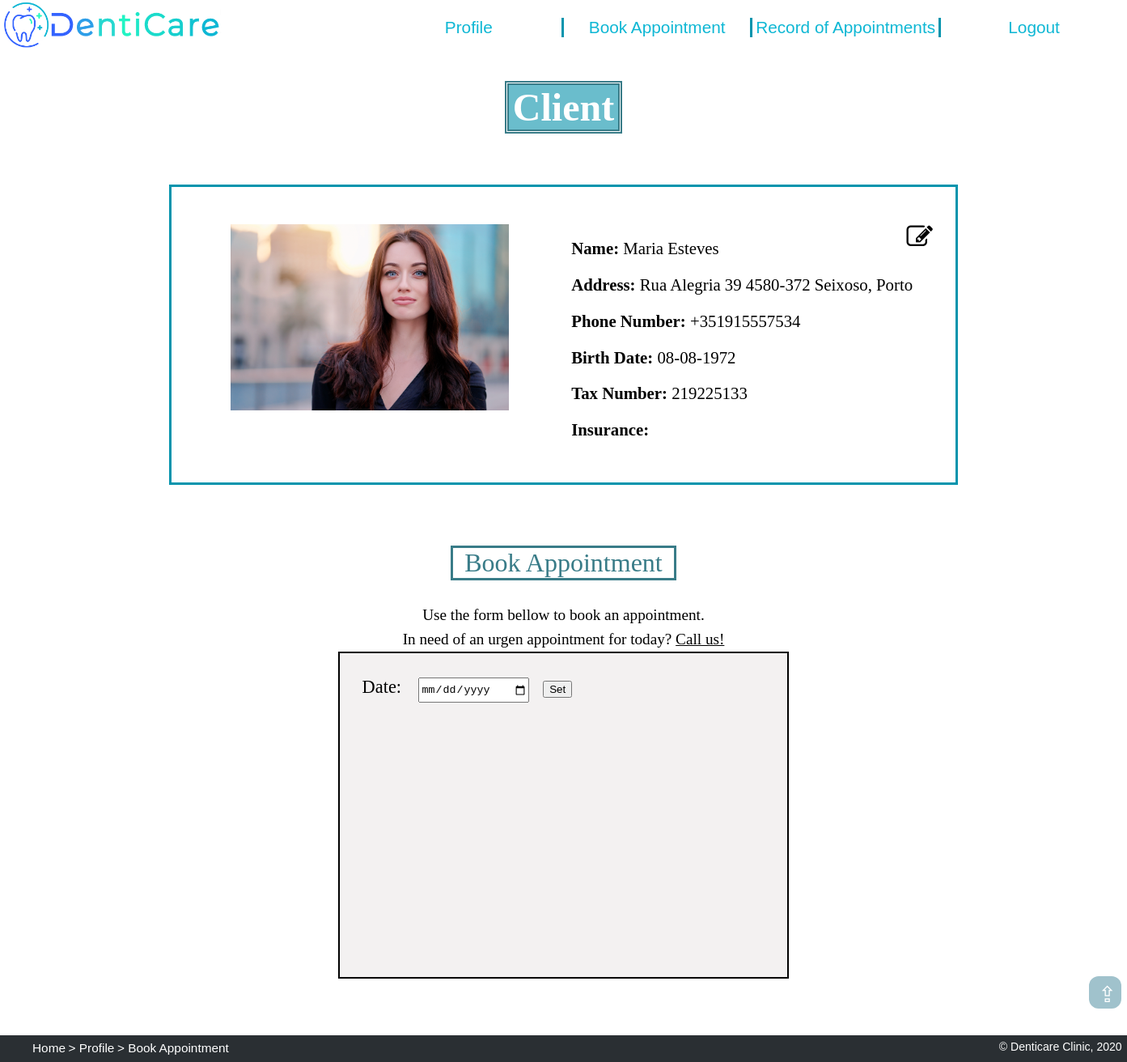
Page /client.php (signed in) on the committed database.
### tables this page shows
CREATE TABLE client (
    id integer PRIMARY KEY REFERENCES person,
    birth_date text NOT NULL, -- format dd-mm-yyyy
    tax_number integer UNIQUE,
    insurance_code integer REFERENCES insurance
);

CREATE TABLE person (
    id integer PRIMARY KEY AUTOINCREMENT,
    name text NOT NULL,
    address text,
    phone_number text NOT NULL, -- e.g. +351935556768
    username text NOT NULL UNIQUE,
    password text NOT NULL
);

### database/client_db.php (called while the page is built, shortened)
<?php
    function getClientInfo($id) {
        global $dbh;
        $stmt = $dbh->prepare('SELECT * FROM person
                                JOIN client USING (id)
                                WHERE id = ?');
        $stmt->execute(array($id));
        return $stmt->fetch();
    }
?>

### templates/profile_info_tpl.php (the view, shortened to what this page needs)
<?php
if ($_SERVER['PHP_SELF'] == '/dentist.php' || $_SERVER['PHP_SELF'] == '/dentistAppointments.php' || $_SERVER['PHP_SELF'] == '/manageTeam.php') {
    $person = getDentistInfo($_SESSION['id']);
} else if ($_SERVER['PHP_SELF'] == '/dentalAuxiliary.php' || $_SERVER['PHP_SELF'] == '/dentalAuxiliary_appointments.php' || $_SERVER['PHP_SELF'] == '/manage_material.php' || $_SERVER['PHP_SELF'] == '/manage_clients.php') {
    $person = getAuxiliaryInfo($_SESSION['id']);
} else if ($_SERVER['PHP_SELF'] == '/client.php' || $_SERVER['PHP_SELF'] == '/clientRecord.php') {
    $person = getClientInfo($_SESSION['id']);
}
?>
<?php if ($_SERVER['PHP_SELF'] == '/client.php' || $_SERVER['PHP_SELF'] == '/clientRecord.php') { ?>
    <h1 id="profileTitle"> Client </h1>
<?php } ?>
<section id="profileInfo">
    <?php if (file_exists('images/users/' . $person['id'] . '.jpg')) { ?>
        <img src="images/users/<?php echo $person['id'] ?>.jpg" alt="<?php echo $person['name'] ?>">
    <?php } else { ?>
        <img src="images/users/img_default.jpg" alt="<?php echo $person['name'] ?>">
    <?php } ?>
    <div id="info">
        <?php if ($_SESSION['edit_on'] == 0 && !isset($_POST['edit'])) { ?>
            <form action="action_openCloseEdit.php" method="post" id="edit_profile">
                <button type="submit" id="edit_button" name="edit" form="edit_profile"><i class="fa fa-edit"></i></button>
            </form>
            <p> <strong> Name: </strong> <?php echo $person['name'] ?> </p>
            <p> <strong> Address: </strong> <?php echo $person['address'] ?> </p>
            <p> <strong> Phone Number: </strong> <?php echo $person['phone_number'] ?> </p>
            <?php if ($_SERVER['PHP_SELF'] == '/client.php' || $_SERVER['PHP_SELF'] == '/clientRecord.php') { ?>
                <p> <strong> Birth Date: </strong> <?php echo $person['birth_date'] ?> </p>
                <p> <strong> Tax Number: </strong> <?php echo $person['tax_number'] ?> </p>
                <p> <strong> Insurance: </strong> <?php echo $person['insurance_code'] ?> </p>
            <?php } ?>
        <?php } ?>
    </div>
</section>

### css/style.css (style rules this page uses)
html { background: url(https://media.istockphoto.com/vectors/abstract-white-gray-background-with-clean-smooth-soft-wave-vector-vector-id915242162?k=6&m=915242162&s=170667a&w=0&h=4WM4DJV-ZH4vGMzR6MZ9FEHTHWEkW3EGcwXswC1MwlI=) no-repeat center center fixed; -webkit-background-size: cover; -moz-background-size: cover; -o-background-size: cover; background-size: cover; scroll-behavior: smooth; }

### css/layout.css (style rules this page uses)
body { width: 100%; margin: 0; padding: 0; display: grid; grid-template-rows: [start] auto [first] auto [services] 10fr [end]; }

### css/profilePage.css (style rules this page uses)
#profileTitle { font-size: 3em; margin-left: 13em; margin-right: 13em; margin-bottom: 0.3em; text-align: center; background: rgba(96, 185, 201, 0.932); background-clip: content-box; color: white; border: 5px double rgb(57, 124, 136); }
#profileInfo { display: grid; grid-template-rows: [start] auto [end]; grid-template-columns: [start] 1fr [center] 1fr [end]; margin: 3em 15%; padding-top: 2em; padding-bottom: 2em; background-color: white; border: 3px solid rgb(3, 148, 173); }
#profileInfo img { padding-right: 2%; padding-left:15%; padding-top: 3%; height: 230px; width: auto; grid-row:start/end; grid-column: start/center; }
#info { grid-row:start/end; grid-column: center/end; font-size: 130%; padding-left: 2%; }
#edit_profile { width: 20%; font-size: 1.2em; padding-left: 2%; padding-top: 2.5%; margin: 0; }
#edit_profile>#edit_button { position: absolute; left: 80%; border: none; background-color:white; font-size: 130%; text-align: right; }

### rows in the picture
client: id.name "Maria Esteves", id.address "Rua Alegria 39 4580-372 Seixoso, Porto", id.phone_number "+351915557534", birth_date "08-08-1972", tax_number "219225133"
